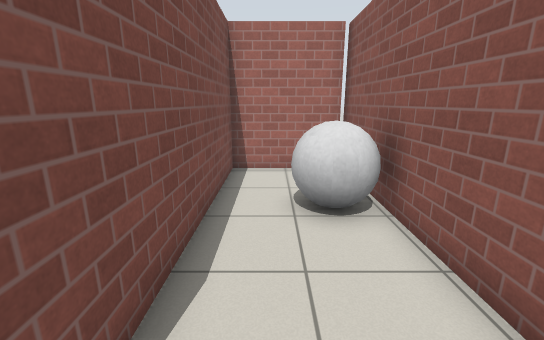
view 1 (above)

17 first-person views from a walk through a robot-simulator world made for Gazebo. The camera is 1.2 m above the floor, tilts 14° down and sees 90° across. The floor is counted in squares, 0.5 m on a side. Each view is taken from the middle of a square. On the plan, view 1 faces up. The plan holds only what a view shows up to about 17 squares ahead; the rest is blank. Gazebo's built-in surfaces are drawn with simple patterns.

view 2
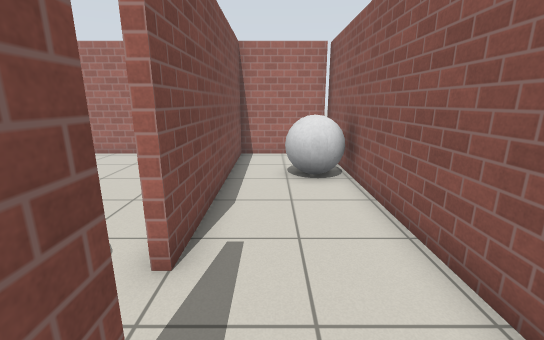

view 3
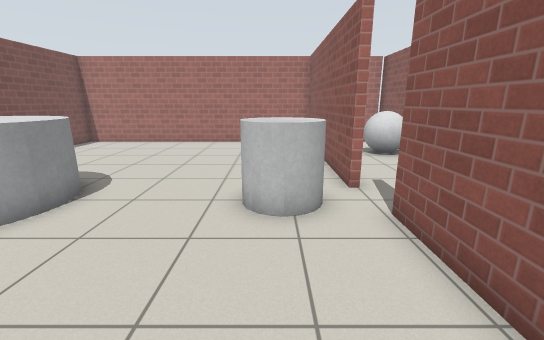

view 4
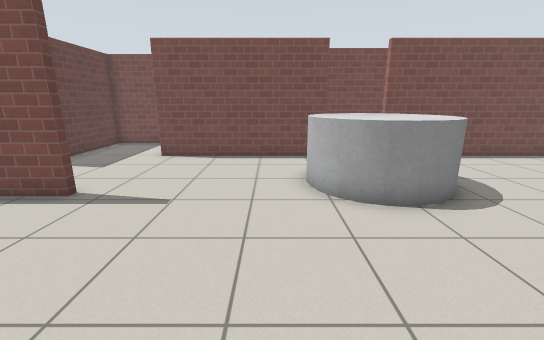

view 5
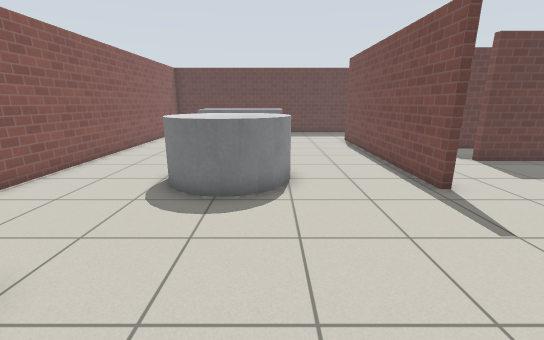

view 6
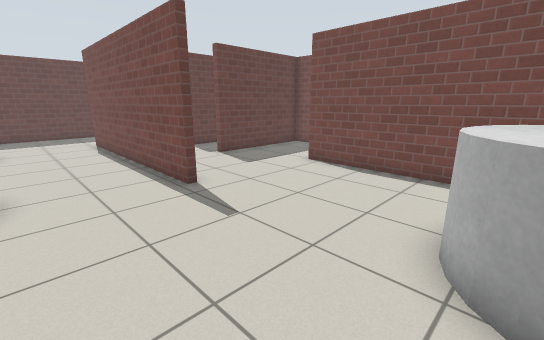

view 7
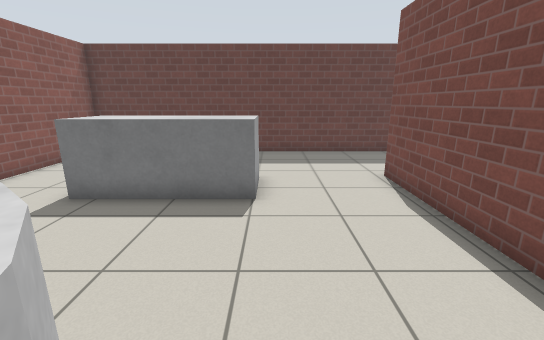

view 8
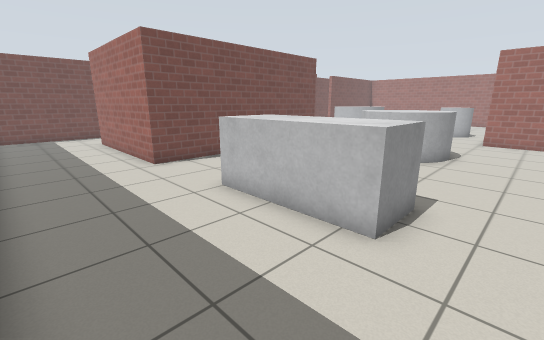

view 9
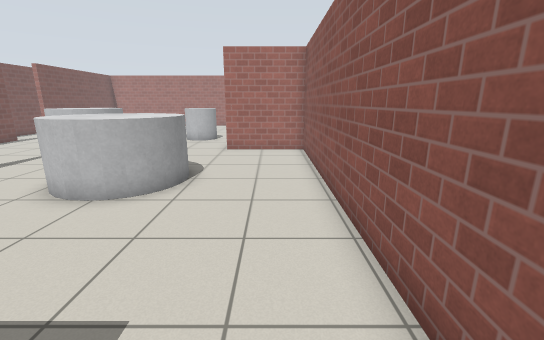

view 10
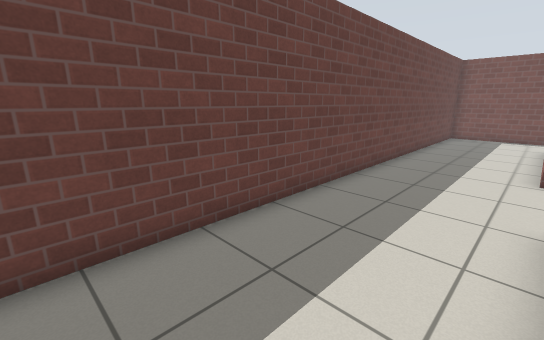

view 11
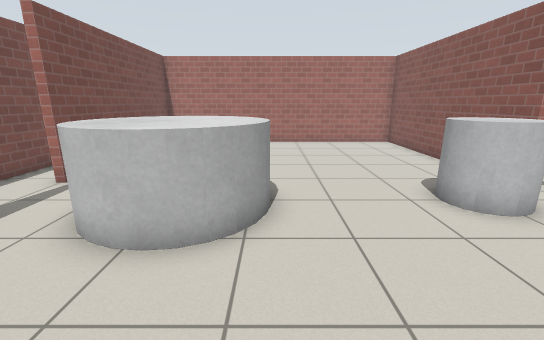

view 12
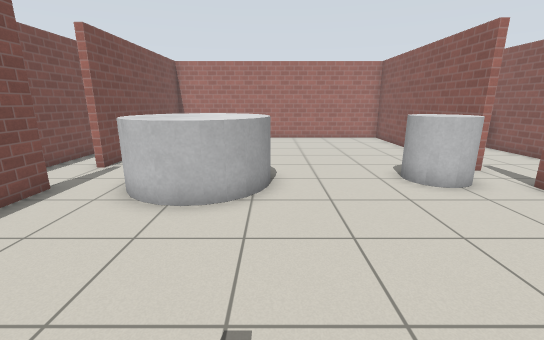

view 13
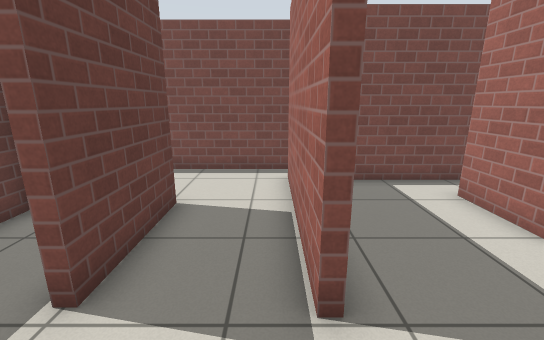

view 14
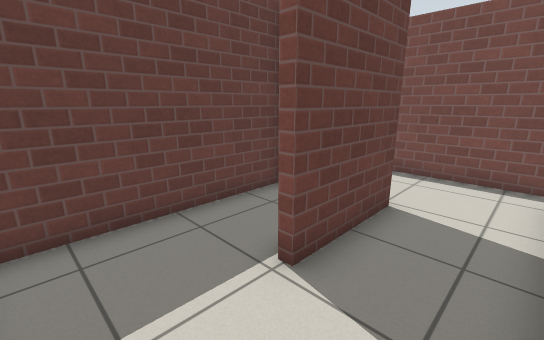

view 15
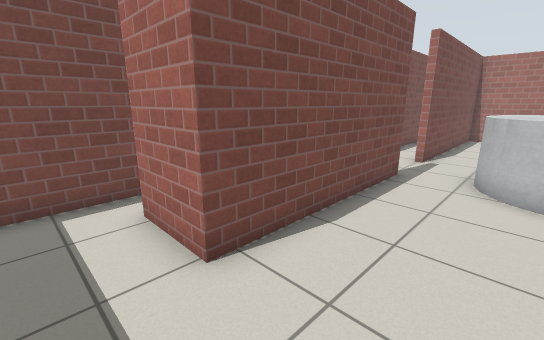

view 16
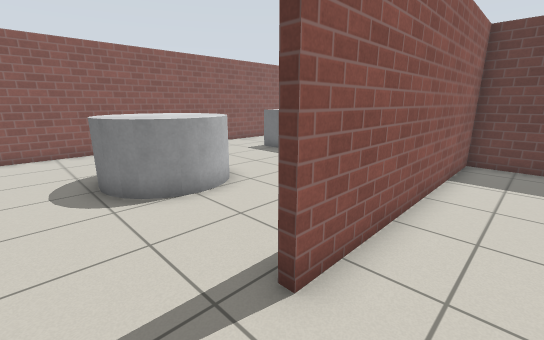

view 17
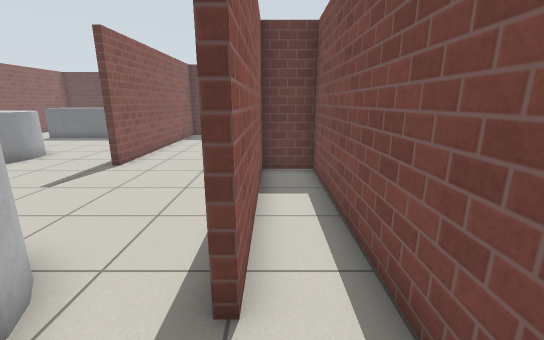

### Floor plan
Ten units are one square. View 1 is at (0, 0); x grows to the right and y downward. Boxes are objects, and circles mark ways between rooms. Rooms are numbered by the first view taken in them; rooms with no view inside come last. Other rooms are left out.
<svg viewBox="-213 -108 244 358">
<path fill="none" stroke="#000" d="M26 9 26 -103M-11 14 -11 22M25 -99 -15 -99 -15 -5 -18 -5M-98 92 -98 198 -173 198M-135 135 -196 135M-101 166 -101 92M-156 16 -153 16 -153 91 -179 91M-193 80 -193 132 -135 132M-18 -5 -18 -99 -153 -99 -153 -10M-174 163 -138 163M-208 134 -208 178M-208 199 -208 241M-196 245 26 245 26 49 -13 49 -13 14M-175 -74 -175 88 -156 88 -156 16M-138 163 -138 168M-169 195 -101 195 -101 166"/>
<rect x="5" y="-65" width="20" height="20" fill="#bbb"><title>grey ball</title></rect>
<rect x="-135" y="-15" width="50" height="50" fill="#bbb"><title>grey cylinder</title></rect>
<rect x="-55" y="175" width="50" height="20" fill="#bbb"><title>grey box</title></rect>
<rect x="-55" y="85" width="40" height="40" fill="#bbb"><title>grey cylinder</title></rect>
<rect x="-45" y="-5" width="20" height="20" fill="#bbb"><title>grey cylinder</title></rect>
<circle cx="-15" cy="5" r="3" fill="#2a7"/>
<circle cx="-150" cy="0" r="3" fill="#2a7"/>
<circle cx="-120" cy="160" r="3" fill="#2a7"/>
<text x="10" y="-30">1</text>
<text x="-80" y="90">2</text>
<text x="-170" y="-10">3</text>
<text x="-130" y="180">4</text>
</svg>
Room 1 opens to room 2. Room 2 opens to room 3. Room 2 opens to room 4.

Where each view was taken, in squares from view 1:
view 1: 0 up, 0 right, facing up
view 2: 3 down, 0 right, facing up
view 3: 7 down, 4 left, facing up
view 4: 4 down, 3 left, facing left
view 5: 2 down, 5 left, facing down
view 6: 2 down, 6 left, facing down-left
view 7: 11 down, 6 left, facing down
view 8: 24 down, 1 right, facing up-left
view 9: 19 down, 1 right, facing up
view 10: 20 down, 1 right, facing down-left
view 11: 7 down, 9 left, facing up
view 12: 9 down, 9 left, facing up
view 13: 14 down, 11 left, facing left
view 14: 14 down, 11 left, facing down-left
view 15: 11 down, 12 left, facing up-left
view 16: 7 down, 12 left, facing down-right
view 17: 1 up, 16 left, facing down
